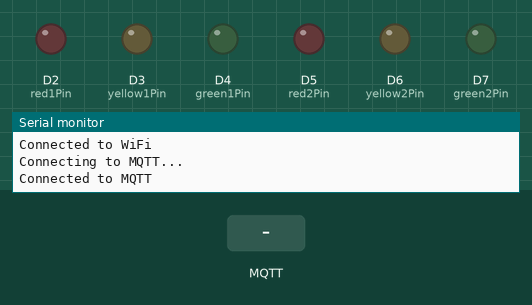
The sketch below on a simulated Arduino MKR. On the bench: output pins drawn as LEDs (lit = HIGH), the last lines printed to the serial monitor. The inputs (shaded band) are chosen by the test bench. WiFi joins after 1.5 s; servers stay silent unless stated; no MQTT or app messages arrive unless stated.

Above: at 2.7 s.
2.8 s: MQTT message "RED" arrives on the first subscribed topic
At 3.7 s:
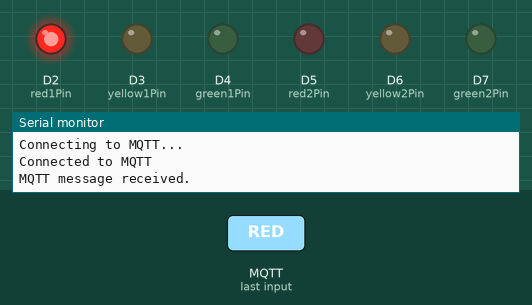
4.3 s: MQTT message "YELLOW" arrives on the first subscribed topic
At 4.8 s:
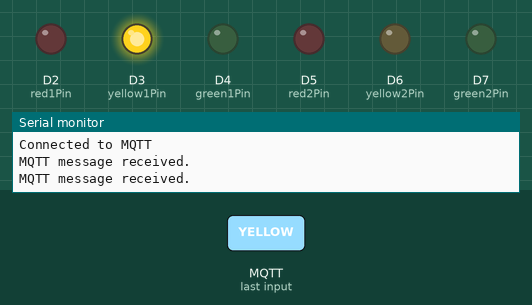
5.8 s: MQTT message "GREEN" arrives on the first subscribed topic
At 7.0 s:
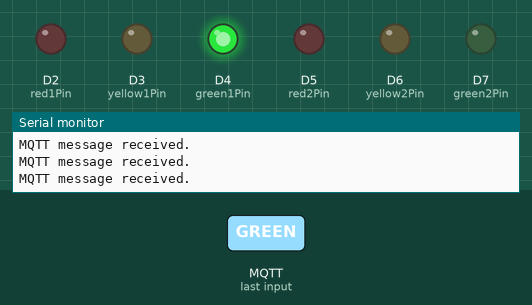
7.3 s: MQTT message "RED" arrives on the second subscribed topic
At 8.3 s:
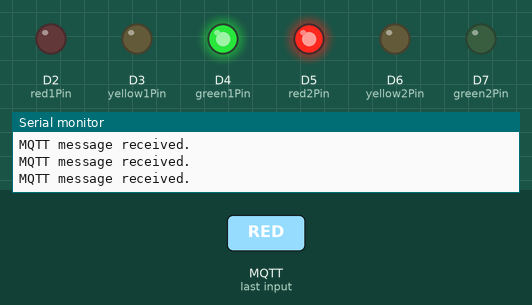
8.8 s: MQTT message "YELLOW" arrives on the second subscribed topic
At 9.5 s:
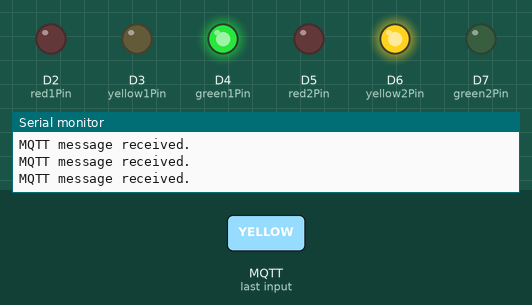
10.3 s: MQTT message "GREEN" arrives on the second subscribed topic
At 10.6 s:
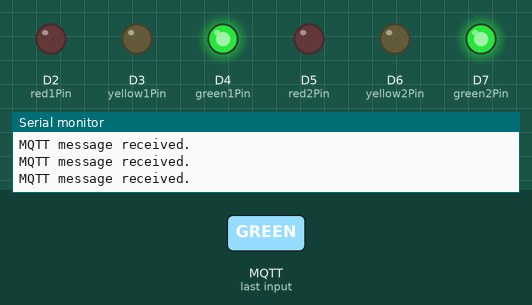
Timing chart, 0 to 12.8 s (numbered marks = the images above; inputs shaded):
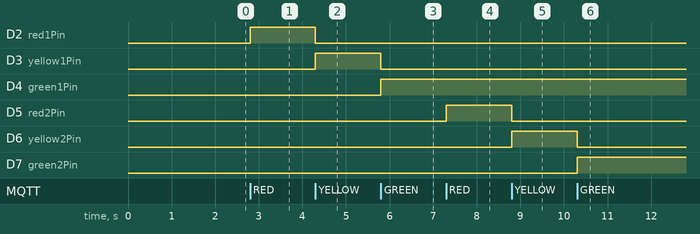

The sketch:

jayansh.ino
```cpp
#include <WiFiNINA.h>
#include <PubSubClient.h>

// Wi-Fi and MQTT settings
const char* ssid = "your wifi";
const char* password = "password";
const char* mqttServer = "broker.hivemq.com"; // HiveMQ broker address
const int mqttPort = 1883; // HiveMQ broker port

// LED Pins for Traffic Light 1
const int red1Pin = 2;
const int yellow1Pin = 3;
const int green1Pin = 4;

// LED Pins for Traffic Light 2
const int red2Pin = 5;
const int yellow2Pin = 6;
const int green2Pin = 7;

// Initialize WiFi and MQTT client
WiFiClient wifiClient;
PubSubClient client(wifiClient);

void setup() {
  // Initialize serial communication
  Serial.begin(115200);

  // Connect to Wi-Fi
  WiFi.begin(ssid, password);
  while (WiFi.status() != WL_CONNECTED) {
    delay(1000);
    Serial.println("Connecting to WiFi...");
  }
  Serial.println("Connected to WiFi");

  // Set the LED pins as outputs
  pinMode(red1Pin, OUTPUT);
  pinMode(yellow1Pin, OUTPUT);
  pinMode(green1Pin, OUTPUT);

  pinMode(red2Pin, OUTPUT);
  pinMode(yellow2Pin, OUTPUT);
  pinMode(green2Pin, OUTPUT);

  // Connect to MQTT broker
  client.setServer(mqttServer, mqttPort);
  client.setCallback(callback);

  // Connect to MQTT server
  while (!client.connected()) {
    Serial.println("Connecting to MQTT...");
    if (client.connect("arduino-client")) {
      Serial.println("Connected to MQTT");
      client.subscribe("traffic-light-1");
      client.subscribe("traffic-light-2");
    } else {
      Serial.println("MQTT connection failed, retrying in 5 seconds...");
      delay(5000);
    }
  }
}

void loop() {
  if (!client.connected()) {
    reconnect();
  }
  client.loop();
}

void callback(char* topic, byte* payload, unsigned int length) {
  Serial.println("MQTT message received.");
  String message = "";
  for (int i = 0; i < length; i++) {
    message += (char)payload[i];
  }

  if (strcmp(topic, "traffic-light-1") == 0) {
    controlTrafficLight(1, message);
  } else if (strcmp(topic, "traffic-light-2") == 0) {
    controlTrafficLight(2, message);
  }
}

void controlTrafficLight(int lightNumber, String message) {
  int redPin, yellowPin, greenPin;

  if (lightNumber == 1) {
    redPin = red1Pin;
    yellowPin = yellow1Pin;
    greenPin = green1Pin;
  } else {
    redPin = red2Pin;
    yellowPin = yellow2Pin;
    greenPin = green2Pin;
  }

  if (message == "RED") {
    digitalWrite(redPin, HIGH);
    digitalWrite(yellowPin, LOW);
    digitalWrite(greenPin, LOW);
  } else if (message == "YELLOW") {
    digitalWrite(redPin, LOW);
    digitalWrite(yellowPin, HIGH);
    digitalWrite(greenPin, LOW);
  } else if (message == "GREEN") {
    digitalWrite(redPin, LOW);
    digitalWrite(yellowPin, LOW);
    digitalWrite(greenPin, HIGH);
  }
}

void reconnect() {
  while (!client.connected()) {
    Serial.println("Reconnecting to MQTT...");
    if (client.connect("arduino-client")) {
      Serial.println("Connected to MQTT");
      client.subscribe("traffic-light-1");
      client.subscribe("traffic-light-2");
    } else {
      Serial.println("MQTT connection failed, retrying in 5 seconds...");
      delay(5000);
    }
  }
}
```

Measured:
- after the input at 2.8 s, D2 (red1Pin): LOW → HIGH at once
- after the input at 4.3 s, D2 (red1Pin): HIGH → LOW at once; D3 (yellow1Pin): LOW → HIGH at once
- after the input at 5.8 s, D3 (yellow1Pin): HIGH → LOW at once; D4 (green1Pin): LOW → HIGH at once
- after the input at 7.3 s, D5 (red2Pin): LOW → HIGH at once
- after the input at 8.8 s, D5 (red2Pin): HIGH → LOW at once; D6 (yellow2Pin): LOW → HIGH at once
- after the input at 10.3 s, D6 (yellow2Pin): HIGH → LOW at once; D7 (green2Pin): LOW → HIGH at once
